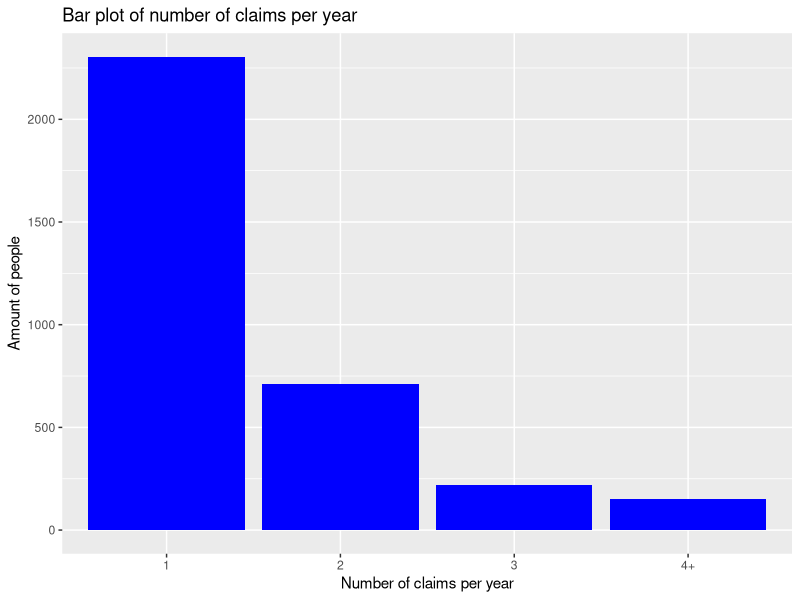
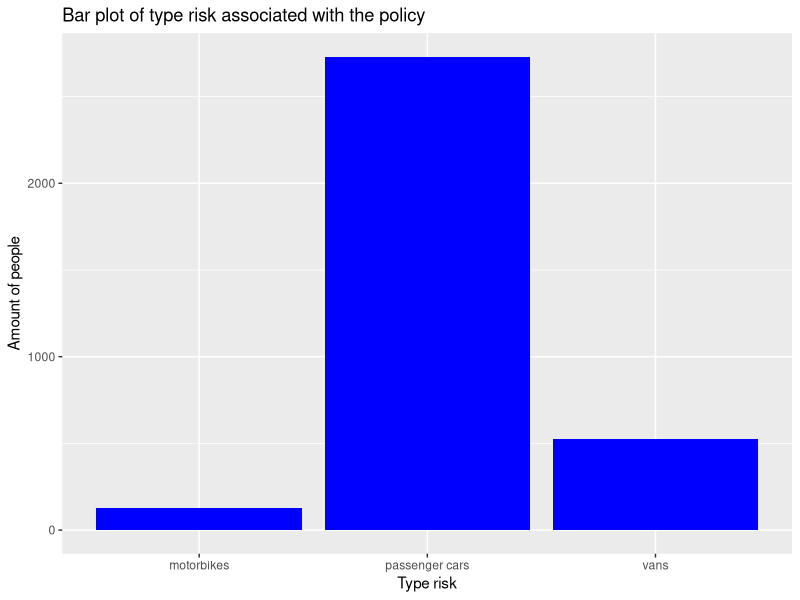
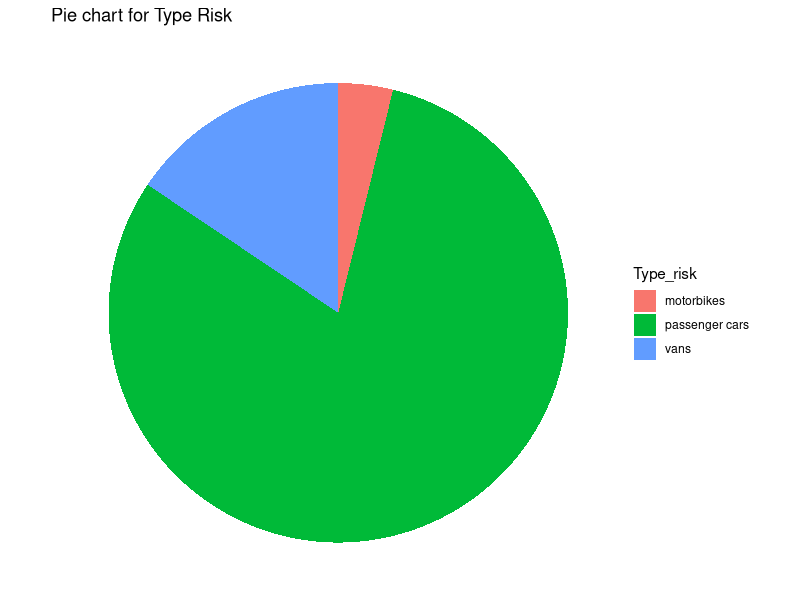
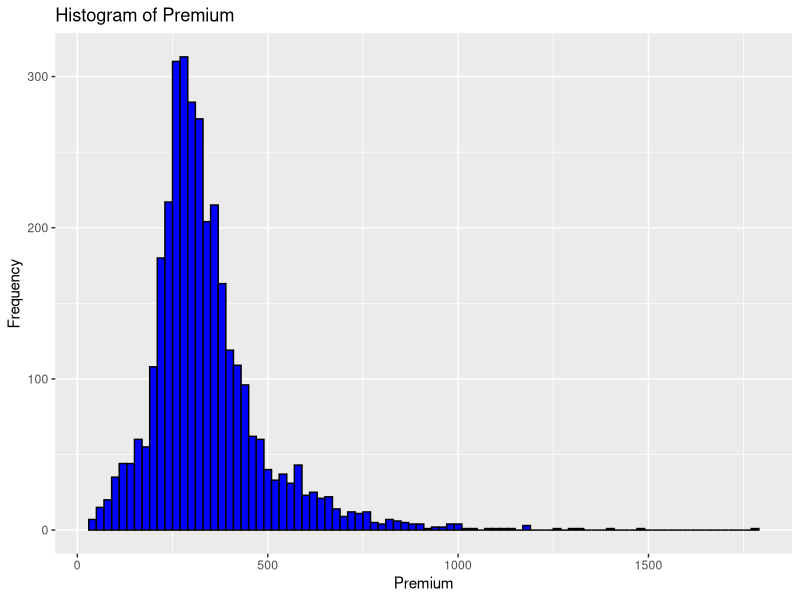
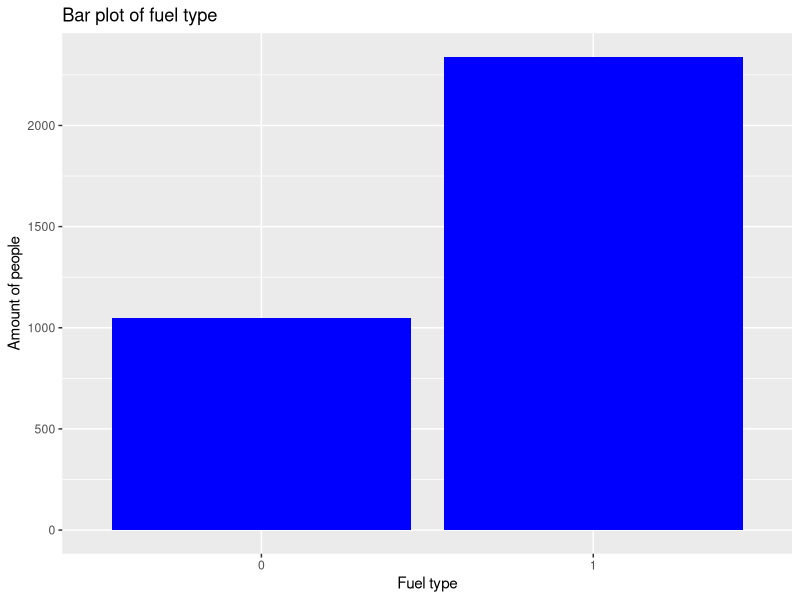
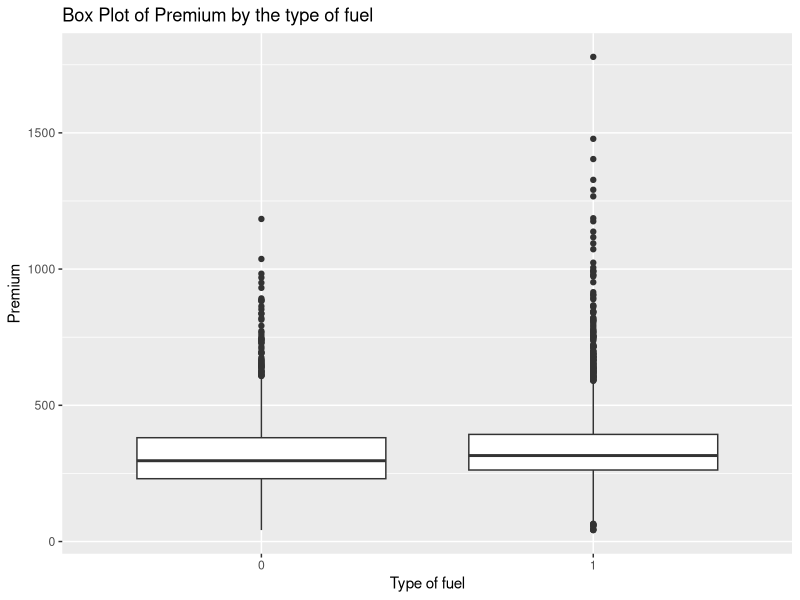
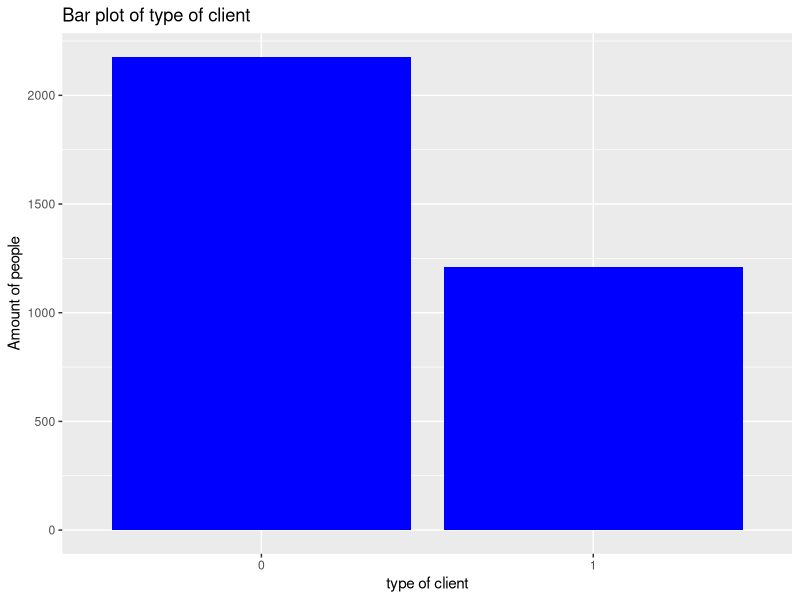
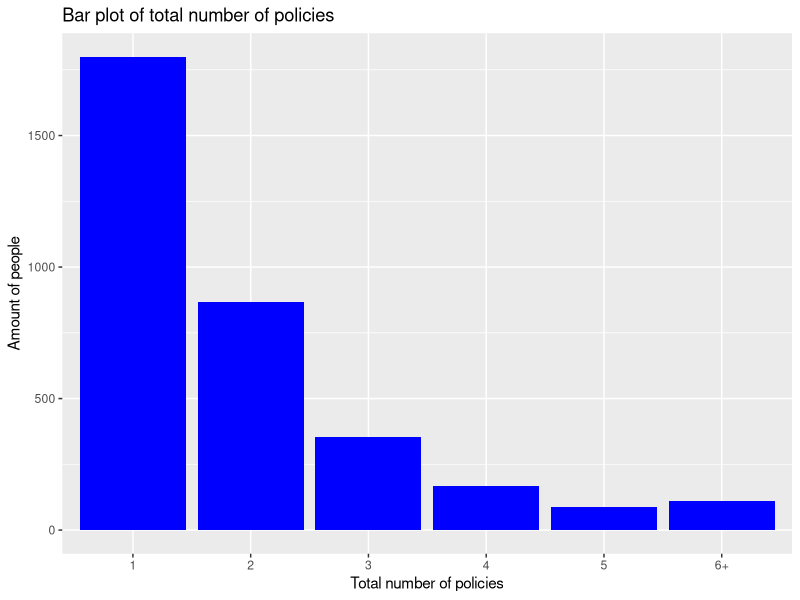

Write R code to recreate these figures, in order.
library(ggplot2)
library(scales)
library(dplyr)

database <- read.csv("preprocessedData.csv")
str(database)
database$newClient<-as.factor(database$newClient)
database$Broker <- as.factor(database$Broker)
database$Lapse <- as.factor(database$Lapse)
database$Policies_in_force<- as.factor(database$Policies_in_force)
database$N_doors<- as.factor(database$N_doors)
database$Urban <- as.factor(database$Urban)
database$Diesel <- as.factor(database$Diesel)
database$Payment <- as.factor(database$Payment)
database$Second_driver <- as.factor(database$Second_driver)
database$N_claims_year <- as.factor(database$N_claims_year)
database$Type_risk <- as.factor(database$Type_risk)
database$N_claims_history <- as.factor(database$N_claims_history)

database_quant <- database %>% select(where(is.numeric))
database_qual <- database %>% select(where(~ !is.numeric(.)))

# 1. Univariate analysis

#comparison of different estimators of mean 
mean(database$Premium)
median(database$Premium)
mean(database$Premium,trim=0.1)
winsor=function(x, p=c(0.05,0.95)){
  xq=quantile(x, probs=p)
  x[x < xq[1]]=xq[1]
  x[x > xq[2]]=xq[2]
  return(mean(x))}
winsor(database$Premium)

#Number of claims per year
ggplot(database, aes(x = N_claims_year)) + 
  geom_bar(fill = "blue") +
  labs(x = "Number of claims per year", y = "Amount of people") +
  ggtitle("Bar plot of number of claims per year")

#Type risks
ggplot(database, aes(x = Type_risk)) + 
  geom_bar(fill = "blue") +
  labs(x = "Type risk", y = "Amount of people") +
  ggtitle("Bar plot of type risk associated with the policy")

# Pie chart function
plot_pie_chart <- function(data, variable_name, title = NULL) {
  if (!(variable_name %in% colnames(data))) {
    stop("The specified variable is not in the dataframe.")
  }
  var_count <- as.data.frame(table(data[[variable_name]]))
  colnames(var_count) <- c("category", "count")
  var_count$fraction = var_count$count / sum(var_count$count)
  var_count$ymax = cumsum(var_count$fraction)
  var_count$ymin = c(0, head(var_count$ymax, -1))
  ggplot(var_count, aes(ymin = ymin, ymax = ymax, xmax = 4, xmin = 3, fill = category)) +
    geom_rect() +
    coord_polar(theta = "y") +
    theme_void() +
    ggtitle(title) +
    labs(fill = variable_name)
}
plot_pie_chart(database, "Type_risk", "Pie chart for Type Risk")

#frequency of premium
ggplot(database, aes(x = Premium)) +
  geom_histogram(binwidth = 20, fill = "blue", color = "black") +  
  labs(x = "Premium", y = "Frequency") +  
  ggtitle("Histogram of Premium")

# Type of fuel
ggplot(database, aes(x = Diesel)) + 
  geom_bar(fill = "blue") +
  labs(x = "Fuel type", y = "Amount of people") +
  ggtitle("Bar plot of fuel type")

# Relation between the type of fuel and premium
ggplot(database, aes(x = Diesel, y = Premium)) + 
  geom_boxplot() +
  labs(x = "Type of fuel", y = "Premium") +
  ggtitle("Box Plot of Premium by the type of fuel")

# Type of client
ggplot(database, aes(x = newClient)) + 
  geom_bar(fill = "blue") +
  labs(x = "type of client", y = "Amount of people") +
  ggtitle("Bar plot of type of client")

#total number of policies held by the insured
ggplot(database, aes(x = Policies_in_force)) + 
  geom_bar(fill = "blue") +
  labs(x = "Total number of policies", y = "Amount of people") +
  ggtitle("Bar plot of total number of policies")

#number of policies that the customer has cancelled or has been cancelled
ggplot(database, aes(x = Lapse)) + 
  geom_bar(fill = "blue") +
  labs(x = "Number of policies cancelled", y = "Amount of people") +
  ggtitle("Bar plot of number of policies cancelled")

#type of payment
ggplot(database, aes(x = Payment)) + 
  geom_bar(fill = "blue") +
  labs(x = "Type of payment", y = "Amount of people") +
  ggtitle("Bar plot of type of payment")

#area
ggplot(database, aes(x = Urban)) + 
  geom_bar(fill = "blue") +
  labs(x = "Area", y = "Amount of people") +
  ggtitle("Bar plot of area")

#Number of doors
ggplot(database, aes(x = N_doors)) + 
  geom_bar(fill = "blue") +
  labs(x = "Number of doors", y = "Amount of people") +
  ggtitle("Bar plot of number of doors")

#frequency of claims
ggplot(database, aes(x=N_claims_year))+
  geom_bar()+
  geom_label(stat='count', 
             aes(label =  percent(prop.table(after_stat(count)), 
                                  accuracy = 0.01)),vjust = 0.5)+
  ggtitle("Proportion of policies by number of claims")

# Box plot
ggplot(database, aes(x = Policies_in_force, y = Premium)) +
  geom_boxplot(fill = "grey", color = "black") +
  labs(x = "Total number of policies", y = "Premium") +
  ggtitle("Box Plot of Premium by Total number of policies")

# Contigency table
tableau <- table(database$Type_risk, database$N_claims_year)
ggplot(data = database, aes(x = factor(Type_risk), fill = factor(N_claims_year))) +
  geom_bar(position = "fill") +
  labs(x = "Type risk", y = "Proportion", fill = "nb claims") +
  theme_minimal() +
  coord_flip()
tableau

summary(database_quant)
